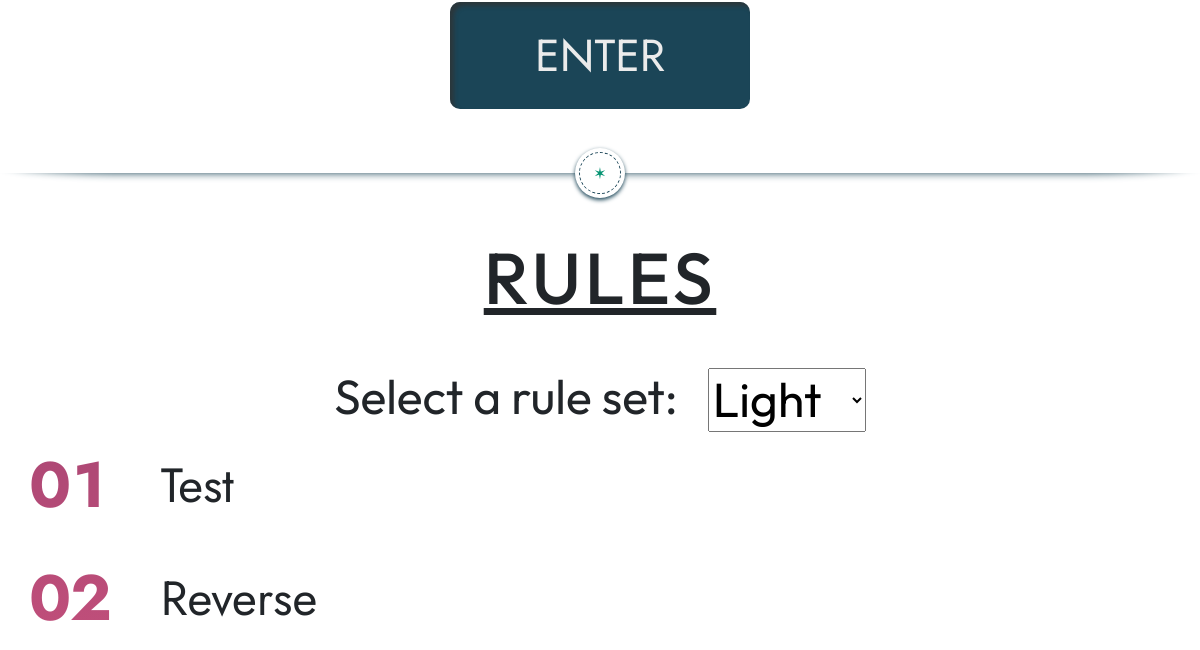
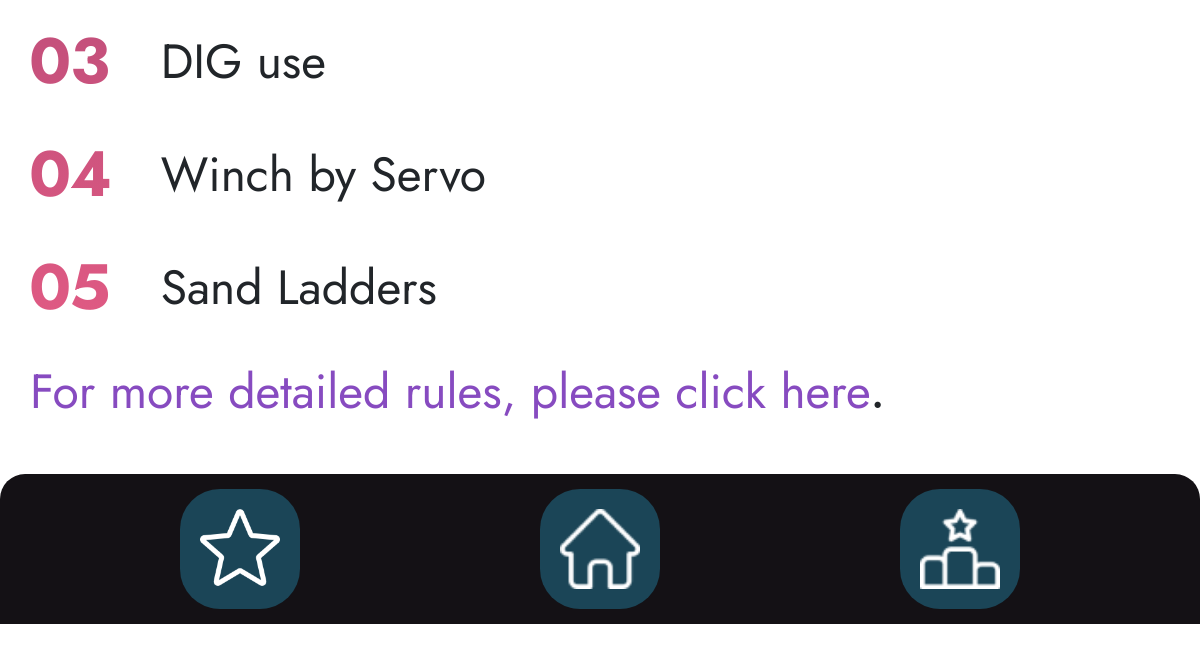
Page /account/home/ (lower part) on the earlier database version (2 pictures, top to bottom).
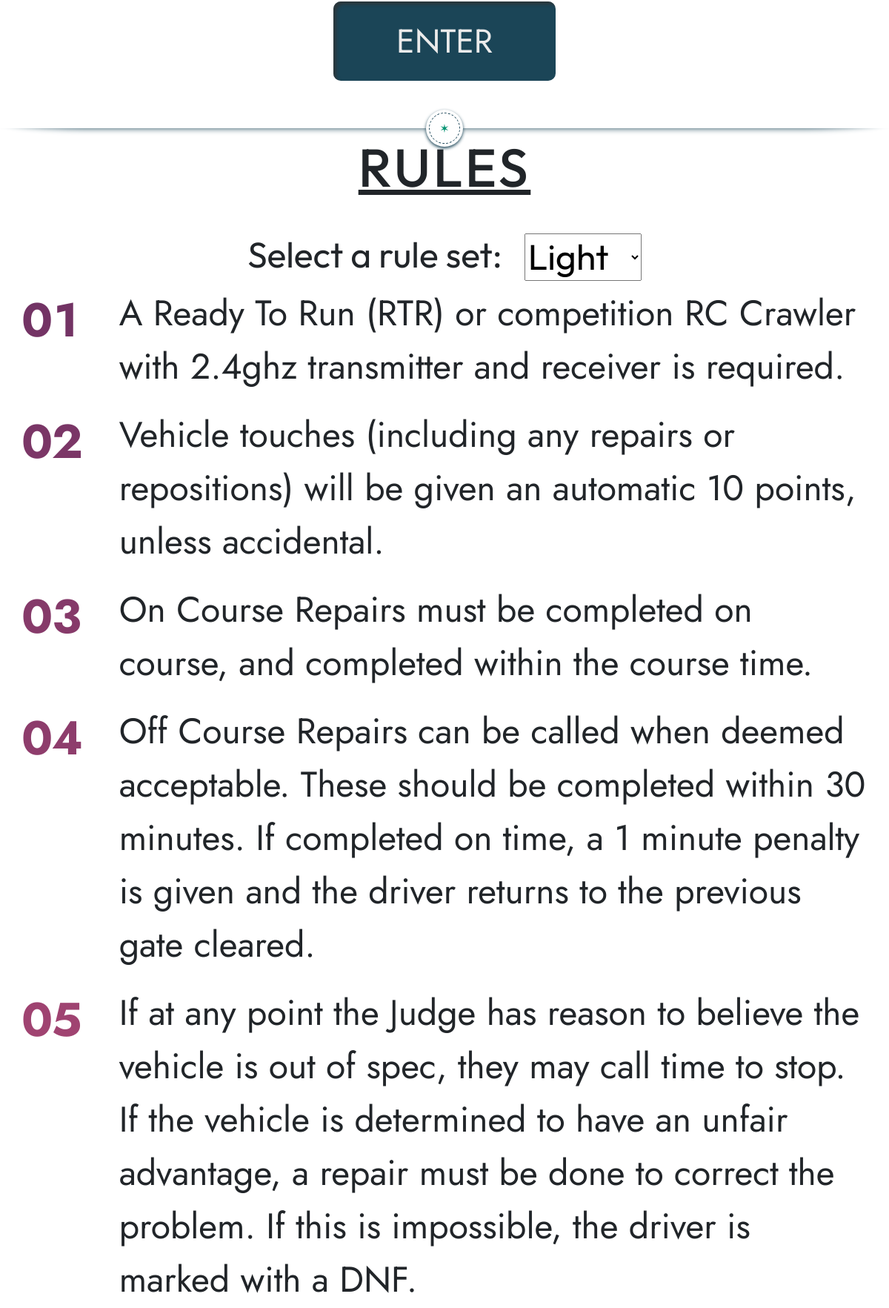
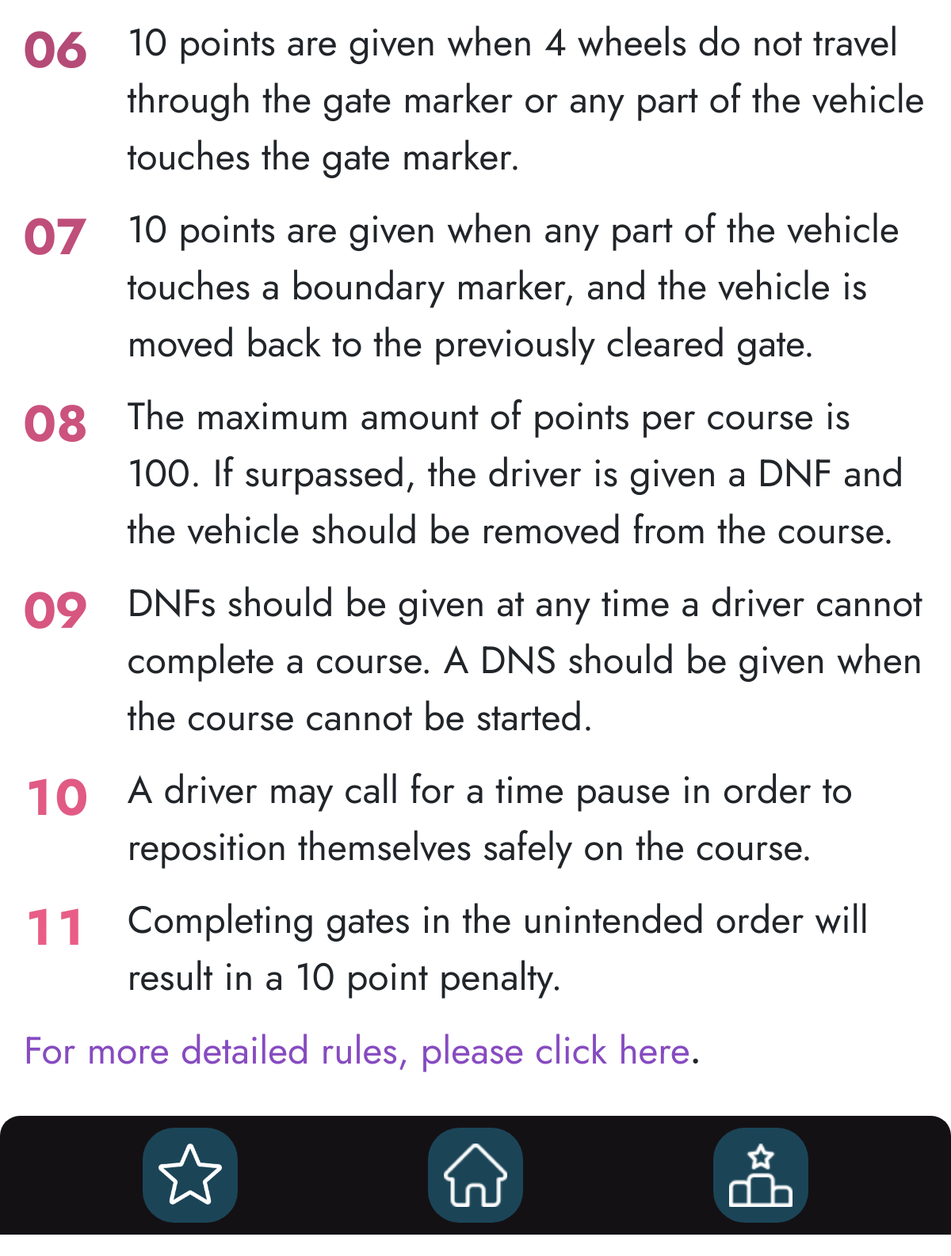
Same page on the later database version (2 pictures, top to bottom).
### database/models.py (models this page shows, shortened)
class Rule(models.Model):
    name = models.TextField(max_length=None)
    point = models.IntegerField()
    ruleset = models.ForeignKey(Ruleset, on_delete=models.CASCADE)

### database/views.py (the view)
# urls.py: path('home/', views.home, name='home'),
def home(request):
    context = {
        'light': Rule.objects.filter(ruleset_id=3),
        'full': Rule.objects.filter(ruleset_id=4),
    }
    return render(request, 'home.html', context)

### database/templates/home.html (shortened to what this page needs)
{% extends 'base1.html' %}{% load static %}
{% block head %}
<link rel="stylesheet" href="{% static 'home.css' %}" />
<link rel="stylesheet" href="https://cdn.jsdelivr.net/npm/swiper@8/swiper-bundle.min.css" />
{% endblock %}
{% block content %}
<div class="galleryContainer">
    <div class="link">
        <a class="enterButton" href="{% url 'login' %}">ENTER</a>
    </div>
</div>
<div class="astrodivider">
    <div class="astrodividermask"></div><span><i>&#10038;</i></span>
</div>
<div class="rulesLight" id="ruleLight">
    <h1>RULES</h1>
    <div class="selector">
        <label id="dropLabel" for="dropDown"> Select a rule set: </label>
        <select onchange=changeDrop() name="dropper" id="dropDown">
            <option value="light">Light</option>
        </select>
    </div>
    <ul class="gradient-list" style="font-size: 3rem; ">
        {% for l in light %}
        <li class="list-text">
            {{l.name}}
        </li>
        {% endfor %}
        <a class="anchor" style="text-decoration: none; font-family: 'Jost', sans-serif; color: #874bc0"
            href="https://docs.google.com/document/d/11PhTJvChtI0sOyUqGONaLDCZ6TqLegj2ZuQZZf2_a78/edit#"
            target="_blank">
            For more detailed rules,
            please click here</a>.
    </ul>
</div>
{% endblock %}

### database/templates/base1.html (shortened to what this page needs)
{% load static %}
<link rel="stylesheet" href="https://cdn.jsdelivr.net/npm/bootstrap@4.0.0/dist/css/bootstrap.min.css"
>
<link rel="stylesheet" href="{% static 'base1.css' %}" />
{% block head %}
{% endblock %}
{% block content %}{% endblock %}
<div class="footerContainer">
  <div class="iconBox">
    <a href="{% url 'score' %}"><img class="score" src="{% static 'star.png' %}" alt="" /></a>
  </div>
  <div class="iconBox">
    <a href="{% url 'home' %}"><img src="{% static 'home.png' %}" alt="" /></a>
  </div>
  <div class="iconBox">
    <a href="{% url 'lboard' %}"><img src="{% static 'lboard.png' %}" alt="" /></a>
  </div>
</div>

### database/static/base1.css (style rules this page uses)
* { padding: 0; margin: 0; box-sizing: border-box; }
.footerContainer { position: absolute; bottom: 0; left: 0; background-color: #141115; width: 100%; height: 150px; display: flex; align-items: center; justify-content: space-evenly; border-radius: 25px 25px 0 0; }
.iconBox img { height: 80px; }
.iconBox { background-color: #1b4557; height: 80%; padding: 20px; border-radius: 40px 40px 40px 40px; margin-left: 5vw; margin-right: 5vw; }

### database/static/home.css (style rules this page uses)
* { padding: 0; margin: 0; box-sizing: border-box; }
.footerContainer { bottom: 0; left: 0; }
.footerContainer, .headerContainer { position: sticky; z-index: 4; }
.galleryContainer { display: flex; flex-direction: column; align-items: center; justify-content: center; }
.link { display: flex; align-items: center; justify-content: center; background: #1B4557; border-radius: 10px; width: 25vw; height: auto; margin-top: 20px; box-shadow: inset 4px 4px 4px rgba(50, 50, 50, 0.73); }
.enterButton { color: #EBEBEB; font-size: 2.8rem; font-family: 'Jost', sans-serif; margin: 20px; text-align: center; text-decoration: none; }
.rulesLight { padding: 30px; margin-top: -2.5vh; }
.rulesLight h1, .rulesHeavy h1 { font-family: 'Outfit', sans-serif; font-size: 4.5rem; text-align: center; letter-spacing: 0.05em; text-decoration: underline; padding-bottom: 30px; }
ul { counter-reset: index; padding: 0; }
li { counter-increment: index; display: flex; align-items: center; box-sizing: border-box; font-size: 3rem; font-family: 'Jost', sans-serif; padding-bottom: 20px; }
li::before { margin-top: -3px; content: counters(index, ".", decimal-leading-zero); font-size: 4rem; font-weight: bold; text-align: right; padding-right: 50px; font-variant-numeric: tabular-nums; align-self: flex-start; background-image: linear-gradient(to bottom, #3a1f54, #ff658c); background-attachment: fixed; -webkit-background-clip: text; -webkit-text-fill-color: transparent; }
.astrodivider { margin: 64px auto; width: 100%; max-width: 100%; position: relative; }
.astrodivider span { width: 50px; height: 50px; position: absolute; bottom: 100%; margin-bottom: -25px; left: 50%; margin-left: -25px; border-radius: 100%; box-shadow: 0 2px 4px #1B4557; background: #fff; }
.astrodivider i { position: absolute; top: 4px; bottom: 4px; left: 4px; right: 4px; border-radius: 100%; border: 1px dashed #1B4557; text-align: center; line-height: 40px; font-style: normal; color: #049372; }
.rulesHeavy #dropLabel, .rulesLight #dropLabel { font-size: 3rem; font-family: 'Outfit', 'sans-serif'; padding-right: 30px; }
.rulesHeavy #dropDowns, .rulesLight #dropDown { font-size: 3rem; font-family: 'Outfit', 'sans-serif'; }
.rulesHeavy #dropDowns option, .rulesLight #dropDown option { font-size: 1rem; height: 10px; }
.selector { height: auto; width: 100%; display: flex; align-items: center; flex-direction: row; justify-content: center; }
.rulesLight .gradient-list .anchor { text-decoration: none; }

Differences in the rows shown:
removed Rule: name "Test"
removed Rule: name "Reverse"
removed Rule: name "DIG use"
removed Rule: name "Winch by Servo"
removed Rule: name "Sand Ladders"
added Rule: name "A Ready To Run (RTR) or competition RC Crawler with 2.4ghz transmitter and receiver is required."
added Rule: name "Vehicle touches (including any repairs or repositions) will be given an automatic 10 points, unless accidental."
added Rule: name "On Course Repairs must be completed on course, and completed within the course time."
added Rule: name "Off Course Repairs can be called when deemed acceptable. These should be completed within 30 minutes. If completed on time, a 1 minute penalty is given and the driver returns to the previous gate cleared."
added Rule: name "If at any point the Judge has reason to believe the vehicle is out of spec, they may call time to stop. If the vehicle is determined to have an unfair advantage, a repair must be done to correct the problem. If this is impossible, the driver is marked with a DNF."
added Rule: name "10 points are given when 4 wheels do not travel through the gate marker or any part of the vehicle touches the gate marker."
added Rule: name "10 points are given when any part of the vehicle touches a boundary marker, and the vehicle is moved back to the previously cleared gate."
added Rule: name "The maximum amount of points per course is 100. If surpassed, the driver is given a DNF and the vehicle should be removed from the course."
added Rule: name "DNFs should be given at any time a driver cannot complete a course. A DNS should be given when the course cannot be started."
added Rule: name "A driver may call for a time pause in order to reposition themselves safely on the course."
added Rule: name "Completing gates in the unintended order will result in a 10 point penalty."
